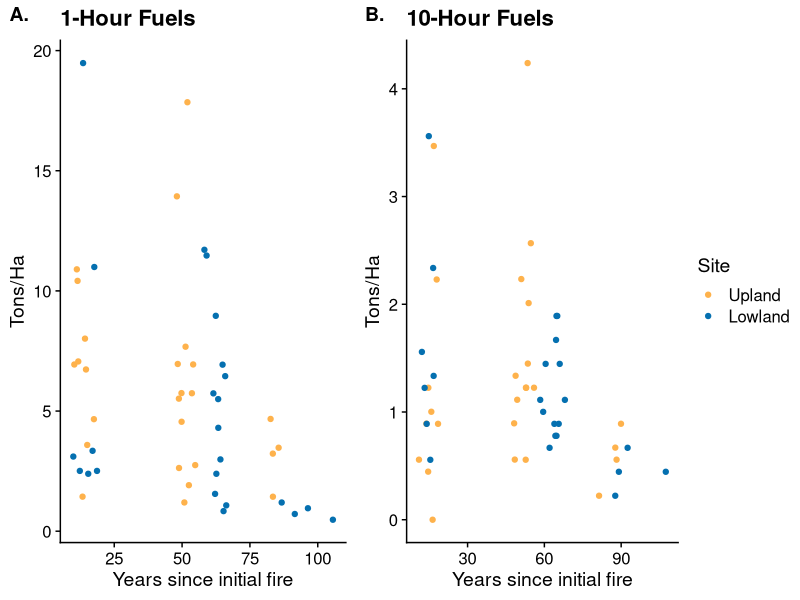
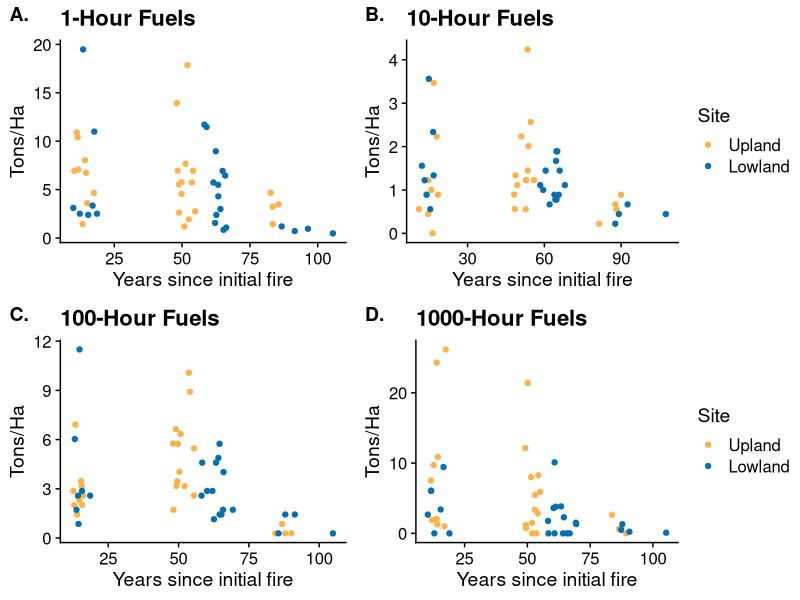

Reproduce these figures in R, in order.
# playing with CWD in tons/ha

library(ggplot2)
library(cowplot)
theme_set(theme_cowplot())
library(tidyverse)
library(here)

cwd <- read.csv(here("data/cwd_tons.h.csv"))

head(cwd)

# testing interval

one_plot <- ggplot(cwd, aes(x = Interval, y = X1HR_TONS.H, col = SITE))  + geom_jitter(width = 4) +
  labs(x = "Years since initial fire", y = "Tons/Ha", title = "1-Hour Fuels") + 
  scale_color_manual(name = "Site", 
                     values = c("#feb24c","#0570b0"),
                     labels = c("Upland", "Lowland")) + theme(legend.position = "none")

ten_plot <- ggplot(cwd, aes(x = Interval, y = X10HR_TONS.H, col = SITE))  + geom_jitter(width = 4) +
  labs(x = "Years since initial fire", y = "Tons/Ha", title = "10-Hour Fuels") + 
  scale_color_manual(name = "Site", 
                     values = c("#feb24c","#0570b0"),
                     labels = c("Upland", "Lowland"))

hund_plot <- ggplot(cwd, aes(x = Interval, y = X100HR_TONS.H, col = SITE))  + geom_jitter(width = 4) +
  labs(x = "Years since initial fire", y = "Tons/Ha", title = "100-Hour Fuels") + theme(legend.position = "none") +
  scale_color_manual(name = "Site", 
                     values = c("#feb24c","#0570b0"),
                     labels = c("Upland", "Lowland"))

thou_plot <- ggplot(cwd, aes(x = Interval, y = X1000HR_TONS.H, col = SITE))  + geom_jitter(width = 4) +
  labs(x = "Years since initial fire", y = "Tons/Ha", title = "1000-Hour Fuels") + 
  scale_color_manual(name = "Site", 
                     values = c("#feb24c","#0570b0"),
                     labels = c("Upland", "Lowland"))

top <- plot_grid(ncol = 2, nrow = 1, one_plot, ten_plot, rel_widths = c(1,1.25),
                 labels = c("A.", "B."))
top
bottom <- plot_grid(ncol = 2, nrow = 1, hund_plot, thou_plot, rel_widths = c(1,1.25),
                    labels = c("C.", "D."))

plot_grid(top, bottom, nrow = 2, ncol = 1)
